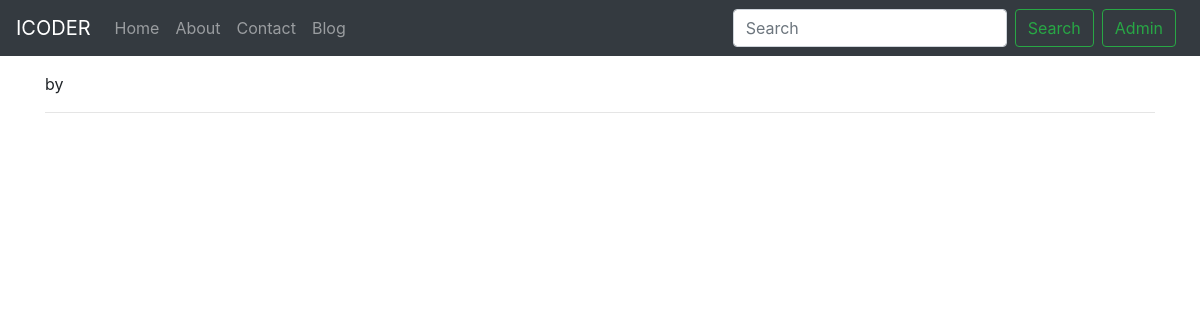
The app's page /blog/first-post-1, older data.
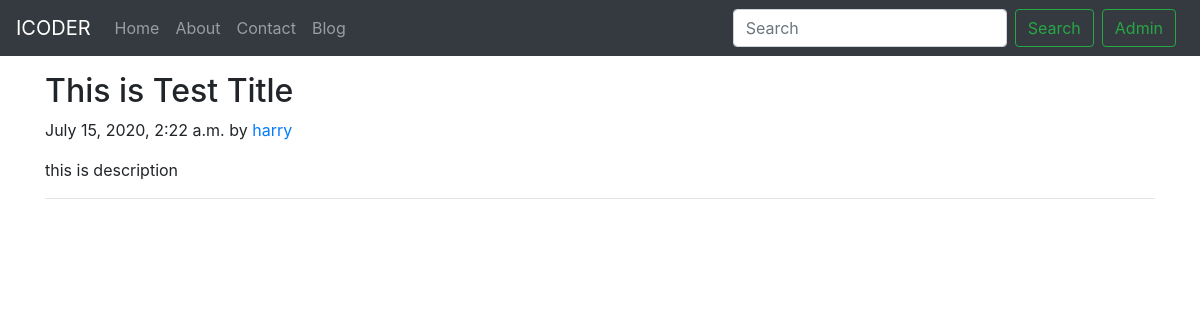
The same page, newer data.
### blog/models.py (models this page shows, shortened)
class Post(models.Model):
    sno = models.AutoField(primary_key=True)
    title = models.CharField(max_length=80)
    author = models.CharField(max_length=20)
    slug = models.CharField(max_length=120)
    content = models.TextField()
    timeStamp = models.DateTimeField(blank=True)

### blog/views.py (the view)
# urls.py: path('<str:slug>', views.blogPost, name='blogPost'),
def blogPost(request, slug):
    post = Post.objects.filter(slug=slug).first()
    context = {'post': post}
    return render(request, 'blog/blogPost.html', context)

### templates/blog/blogPost.html (shortened to what this page needs)
{% extends 'base.html' %}
{% block body %}
<div class="container my-3">
<div class="blog-post">
        <h2 class="blog-post-title">{{post.title}}</h2>
        <p class="blog-post-meta">{{post.timeStamp}} by <a href="/about">{{post.author}}</a></p>
        <p>{{post.content}}</p>
        <hr>
      </div>
      </div>
  {% endblock body %}

Row changes from the older to the newer data that the page shows:
added Post: title "This is Test Title", timeStamp "July 15, 2020, 2:22 a.m.", author "harry", content "this is description"
